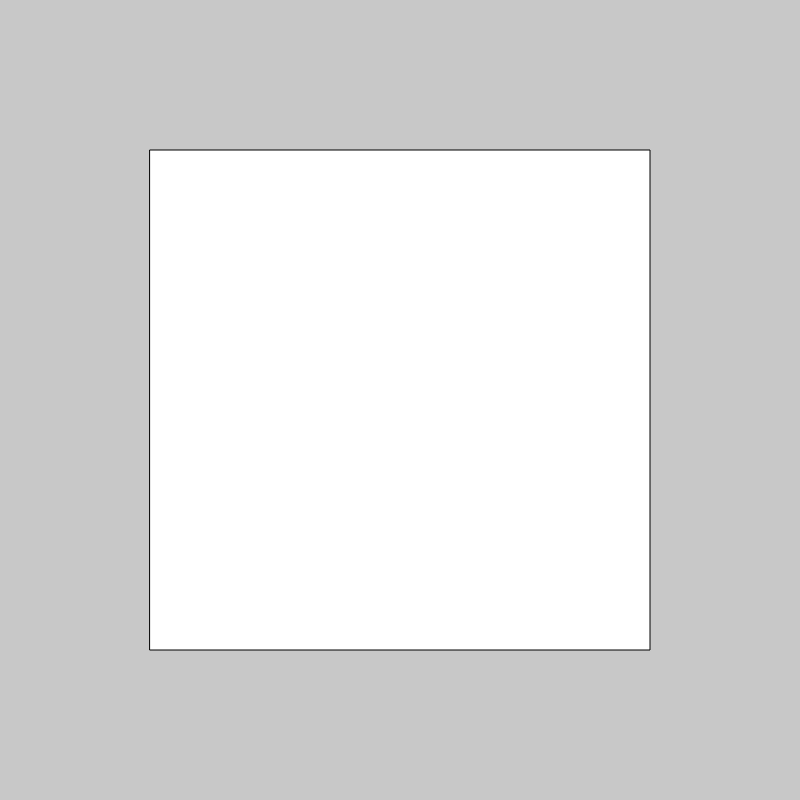
Frame 1 (no input)
Frame 60 (no input): identical to frame 1, image omitted
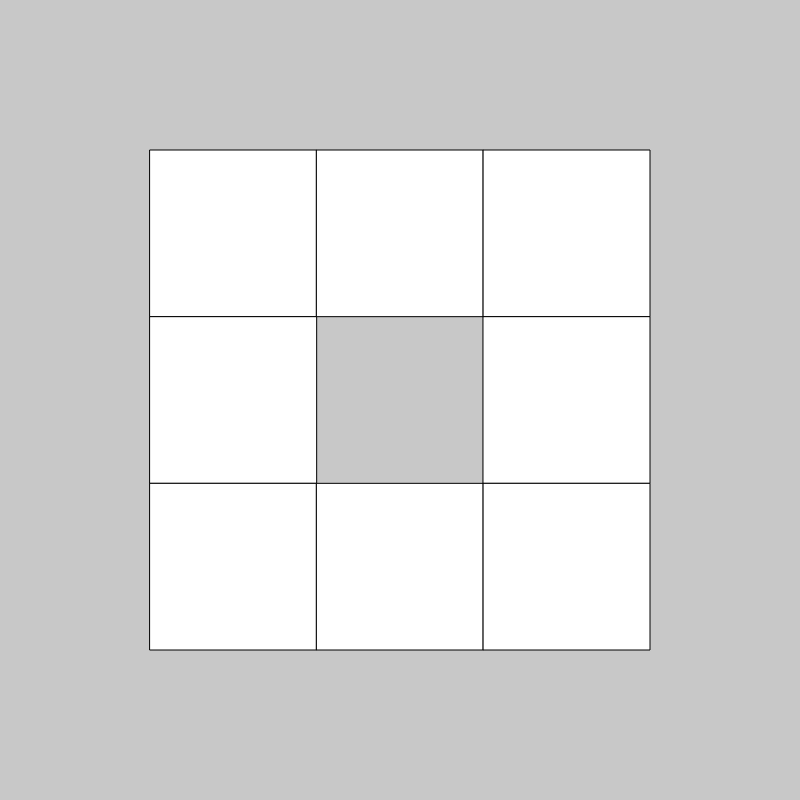
Frame 120 (the mouse pressed at the canvas centre since frame 60)

The p5.js sketch that drew these frames (run headless with seeded random() and noise() and a simulated clock; from frame 60 on, the mouse is pressed at the canvas centre):

// p5.js sketch
// ── sketch.js
let size = 1500;

var boxContent = [];


function setup() {
  createCanvas(800, 800);
  var rectX = (width-(size/3))/2;
  var rectY = (height-(size/3))/2;
  let a = new Square(rectX, rectY, size, size);
  boxContent.push(a);
}

function draw() {
  background(200);
  for (var i = 0; i < boxContent.length; i++) {
    boxContent[i].show();
  }
}

function mousePressed() {
  var aux = [];
  for (i = 0; i < boxContent.length; i++) {
    var b  = boxContent[i];
    var newBox = b.generate();
    aux = aux.concat(newBox);
  }
  boxContent = aux;
}



// function mouseDragged() {
//   mouseClickedX = pmouseX;
//   mouseClickedY = pmouseY;
// }


// ── Square.js
function Square(x, y, size) {
  this.size = size / 3
  this.x = x;
  this.y = y;

  this.generate = function () {
    var box = [];
    for (x = 0; x < 3; x++) {
      for (y = 0; y < 3; y++) {
        if (!(x == 1 && y == 1)) {
          let b = new Square(this.x + ((x/3) * this.size), this.y + ((y/3) * this.size), this.size);
          box.push(b);
        }
      }
    }
    return box;
  }

  this.show = function () {
    stroke("#000000");
    console.log(this.size);
    rect(x, y, this.size, this.size);
  }

  this.delete = function () {
    clear();
    console.log("deleta");
  }
}
